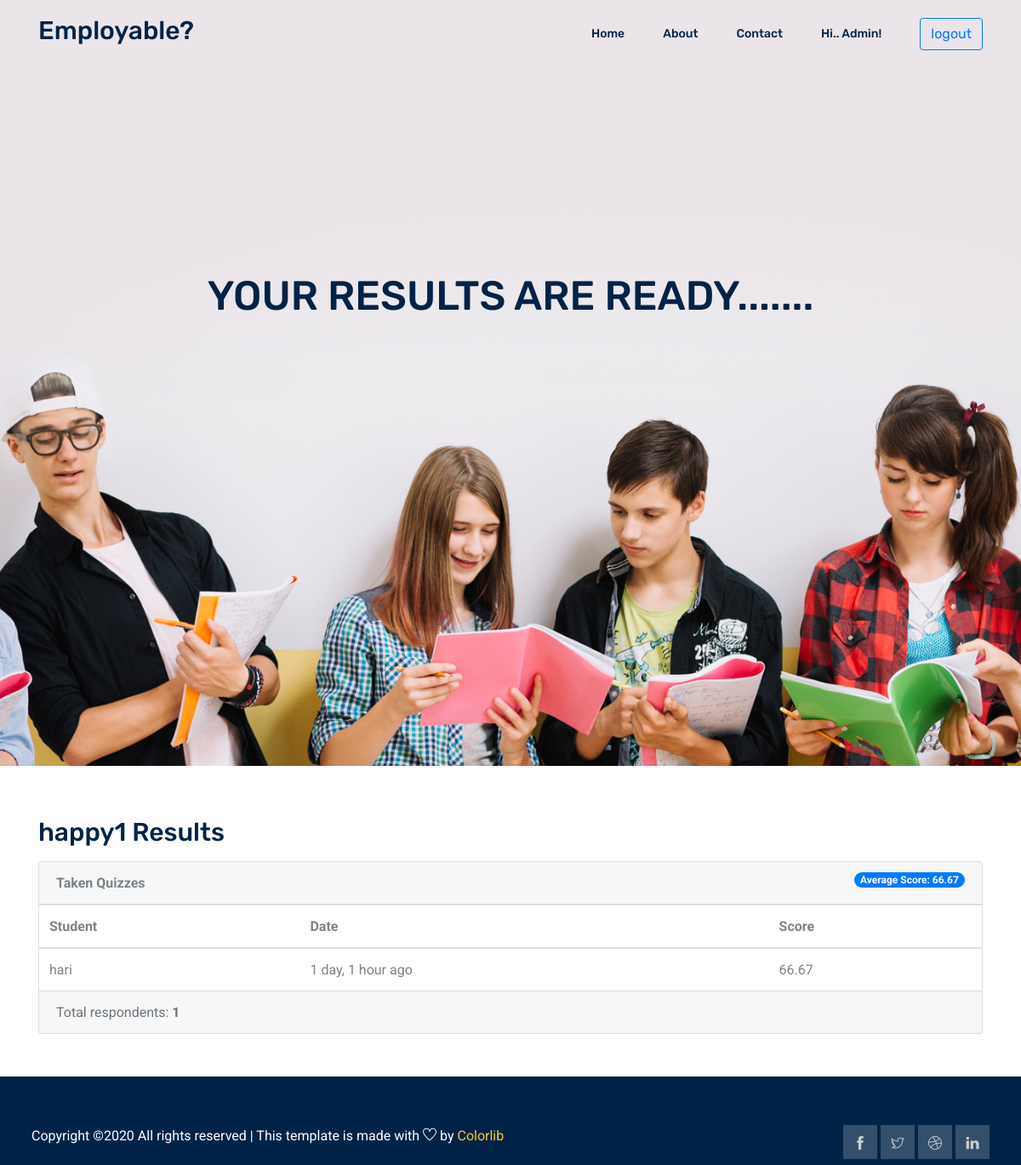
Page /company/quiz/2/results/ (signed in) on the committed database.
### accounts/models.py (models this page shows)
class User(AbstractUser):
    is_student = models.BooleanField(default=False)
    is_company = models.BooleanField(default=False)
    has_details = models.BooleanField(default=False)
    about = models.TextField(max_length=1000)
    image = models.ImageField(upload_to='main_image',blank = True, null = True)
    website = models.CharField(max_length=40)

### exam/models.py (models this page shows, shortened)
class Quiz(models.Model):
    owner = models.ForeignKey(User, on_delete=models.CASCADE, related_name='quizzes')
    name = models.CharField(max_length=255)
    subject = models.ForeignKey(Subject, on_delete=models.CASCADE, related_name='quizzes')
    location = models.CharField(max_length=50)
    skills_Required = models.CharField(max_length = 50)
    education = models.CharField(max_length = 50)
    work_exporience = models.CharField(max_length = 50)
    ctc = models.IntegerField()
    posts = models.CharField(max_length=20)

### student/models.py (models this page shows, shortened)
class TakenQuiz(models.Model):
    student = models.ForeignKey(Student, on_delete=models.CASCADE, related_name='taken_quizzes')
    quiz = models.ForeignKey(Quiz, on_delete=models.CASCADE, related_name='taken_quizzes')
    score = models.FloatField()
    date = models.DateTimeField(auto_now_add=True)

class Student(models.Model):
    user = models.OneToOneField(User, on_delete=models.CASCADE, primary_key=True)
    quizzes = models.ManyToManyField(Quiz, through='TakenQuiz')
    interests = models.ManyToManyField(Subject, related_name='interested_students')
    AdharNumber = models.IntegerField(default=None,unique=True,blank=True)

### company/views.py (the view)
# urls.py: path('quiz/<int:pk>/results/', views.QuizResultsView.as_view(), name='results'),
class QuizResultsView(DetailView):
    model = Quiz
    context_object_name = 'quiz'
    template_name = 'company/quiz_results.html'
    def get_context_data(self, **kwargs):
        quiz = self.get_object()
        taken_quizzes = quiz.taken_quizzes.select_related('student__user').order_by('-date')
        total_taken_quizzes = taken_quizzes.count()
        quiz_score = quiz.taken_quizzes.aggregate(average_score=Avg('score'))
        extra_context = {
            'taken_quizzes': taken_quizzes,
            'total_taken_quizzes': total_taken_quizzes,
            'quiz_score': quiz_score
        }
        kwargs.update(extra_context)
        return super().get_context_data(**kwargs)
    def get_queryset(self):
        return self.request.user.quizzes.all()

### templates/company/quiz_results.html (shortened to what this page needs)
{% extends 'base.html' %}
{% load crispy_forms_tags humanize %}
{% load crispy_forms_tags %}
{% block body %}
<section class="home_banner_area">
   <div class="banner_inner">
     <div class="container">
       <div class="row">
         <div class="col-lg-12">
           <div class="banner_content text-center">
             <h2 class="text-uppercase mt-4 mb-5">
               Your results are ready.......
             </h2>
           </div>
         </div>
       </div>
     </div>
   </div>
 </section>
    <div class = 'container' style= 'margin-top:60px'>
        {% if user.is_authenticated %}
{% if request.user.is_company %}
  <h2 class="mb-3">{{ quiz.name }} Results</h2>
  <div class="card">
    <div class="card-header">
      <strong>Taken Quizzes</strong>
      <span class="badge badge-pill badge-primary float-right">Average Score: {{ quiz_score.average_score|default_if_none:0.0 }}</span>
    </div>
    <table class="table mb-0">
      <thead>
        <tr>
          <th>Student</th>
          <th>Date</th>
          <th>Score</th>
        </tr>
      </thead>
      <tbody>
        {% for taken_quiz in taken_quizzes %}
          <tr>
            <td>{{ taken_quiz.student.user.username }}</td>
            <td>{{ taken_quiz.date|naturaltime }}</td>
            <td>{{ taken_quiz.score }}</td>
          </tr>
        {% endfor %}
      </tbody>
    </table>
    <div class="card-footer text-muted">
      Total respondents: <strong>{{ total_taken_quizzes }}</strong>
    </div>
  </div>
{%else%}
<p>you need to login as a company first</p>
{% endif %}
{% else %}
<p>you need to login first</p>
{% endif %}
</div>
 {% endblock %}

### templates/base.html (shortened to what this page needs)
{% load static %}
<!DOCTYPE html>
<html lang="en">
  <head>
   <link rel="stylesheet" href="{% static 'css/bootstrap.css' %}" />
    <link rel="stylesheet" href="{% static 'css/flaticon.css' %}" />
    <link rel="stylesheet" href="{% static 'css/themify-icons.css' %}" />
    <link rel="stylesheet" href="{% static 'vendors/owl-carousel/owl.carousel.min.css' %}" />
    <link rel="stylesheet" href="{% static 'vendors/nice-select/css/nice-select.css' %}" />
    <link rel="stylesheet" href="https://stackpath.bootstrapcdn.com/bootstrap/4.1.3/css/bootstrap.min.css">
    <link rel="stylesheet" href="{% static 'css/style.css' %}" />
  </head>
  <body>
    <header class="header_area">
      <div class="main_menu">
        <nav class="navbar navbar-expand-lg navbar-light">
          <div class="container">
            <a class="navbar-brand logo_h" href="{% url 'home'  %}"
              ><h2>Employable?</h2></a>
            <div
              class="collapse navbar-collapse offset"
              id="navbarSupportedContent"
            >
              <ul class="nav navbar-nav menu_nav ml-auto">
                <li class="nav-item {% block homeactive %} {% endblock %}">
                  <a class="nav-link" href="{% url 'home'  %}">Home</a>
                </li>
                <li class="nav-item {% block aboutactive %} {% endblock %}">
                  <a class="nav-link " href="{% url 'about'  %}">About</a>
                </li>
                <li class="nav-item {% block contactactive %} {% endblock %}">
                  <a class="nav-link " href="{% url 'contact'  %}">Contact</a>
                </li>
                {% if not request.user.is_authenticated %}
                <li class="nav-item">
                  <a class = 'nav-link'>
                    <button class="btn btn-outline-primary my-2 my-sm-0" onclick=location.href='{% url 'login' %}' type="submit">Login</button>
                  </a>
                </li>
                <li class="nav-item" >
                  <a class = 'nav-link'>
                  <button class="btn btn-outline-primary my-2 my-sm-0" onclick=location.href='{% url 'signup' %}' type="submit">Signup</button>
                </a>
                </li>
                {% else %}
                <li class="nav-item">
                  <a class="nav-link" href="{% url 'quiz_list'  %}">hi.. {{request.user}}!</a>
                </li>
                <li class="nav-item" >
                  <a class = 'nav-link'>
                  <button class="btn btn-outline-primary my-2 my-sm-0" onclick=location.href='{% url 'logout' %}' type="submit">logout</button>
                </a>
                </li>
                {% endif %}
              </ul>
            </div>
          </div>
        </nav>
      </div>
    </header>
    {% block body %}{% endblock %}
    <footer class="footer-area " >
      <div class="container" style = "padding:7px">
        <div class="row footer-bottom d-flex justify-content-between">
          <p class="col-lg-8 col-sm-12 footer-text m-0 text-white">
Copyright &copy;<script>document.write(new Date().getFullYear());</script> All rights reserved | This template is made with <i class="ti-heart" aria-hidden="true"></i> by <a href="https://colorlib.com" target="_blank">Colorlib</a>
          </p>
          <div class="col-lg-4 col-sm-12 footer-social">
            <a href="#"><i class="ti-facebook"></i></a>
            <a href="#"><i class="ti-twitter"></i></a>
            <a href="#"><i class="ti-dribbble"></i></a>
            <a href="#"><i class="ti-linkedin"></i></a>
          </div>
        </div>
      </div>
    </footer>
    </body>
</html>

### rows in the picture
User: user "Admin"
Quiz: name "happy1"
TakenQuiz: student.user.username "hari", date "1 day, 1 hour ago", score "66.67"

### other values in the picture
{{ quiz_score.average_score|default_if_none:0.0 }} "66.67"
{{ total_taken_quizzes }} "1"
